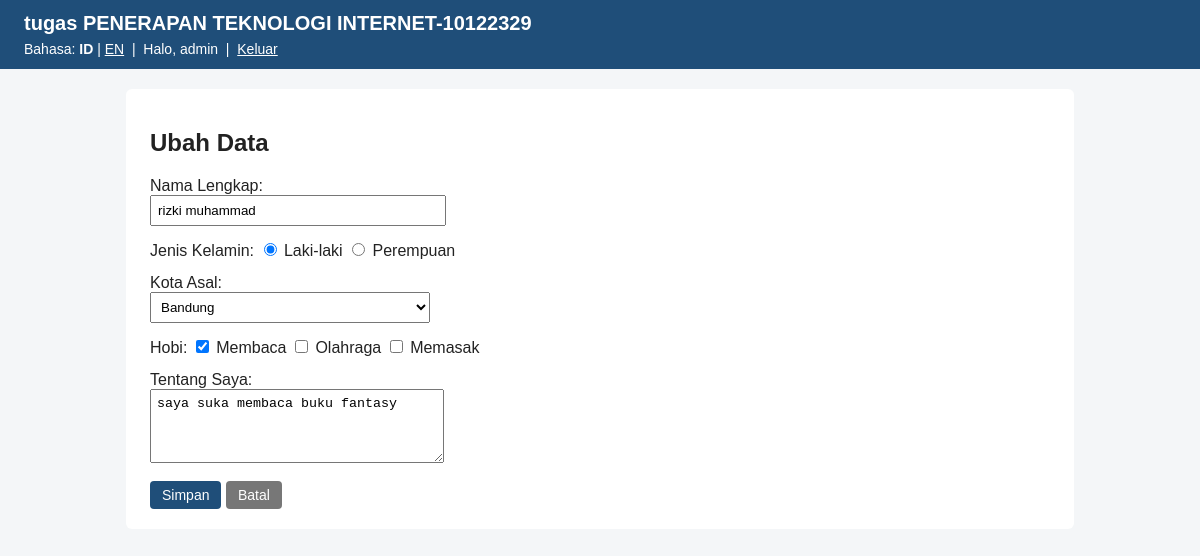
/edit.php?id=2 (signed in), run on the app's committed database.
### tables this page shows
CREATE TABLE `pendaftar` (
  `id` int(11) NOT NULL,
  `nama_lengkap` varchar(100) NOT NULL,
  `jenis_kelamin` enum('Laki-laki','Perempuan') NOT NULL,
  `kota_asal` varchar(50) NOT NULL,
  `hobi` set('Membaca','Olahraga','Memasak') DEFAULT NULL,
  `tentang_saya` text DEFAULT NULL,
  `created_at` timestamp NOT NULL DEFAULT current_timestamp()
);

### edit.php (called while the page is built, shortened)
<?php
require 'helper.php';
$id = filter_var($_GET['id'] ?? null, FILTER_VALIDATE_INT, ['options' => ['min_range' => 1]]);
$stmt = mysqli_prepare($conn, 'SELECT * FROM pendaftar WHERE id = ?');
mysqli_stmt_bind_param($stmt, 'i', $id);
mysqli_stmt_execute($stmt);
$row = mysqli_fetch_assoc(mysqli_stmt_get_result($stmt));
$data = [
    'nama_lengkap'  => $row['nama_lengkap'],
    'jenis_kelamin' => $row['jenis_kelamin'],
    'kota_asal'     => $row['kota_asal'],
    'hobi'          => $row['hobi'] ? explode(',', $row['hobi']) : [],
    'tentang_saya'  => $row['tentang_saya'],
];
include '_form.php';

### _form.php (the view, shortened to what this page needs)
<form method="POST" novalidate>
    <p class="baris">
        <label for="nama"><?= e(t('nama')) ?>:</label><br>
        <input type="text" id="nama" name="nama_lengkap" value="<?= e($data['nama_lengkap']) ?>">
    </p>
    <p class="baris">
        <?= e(t('jk')) ?>:
        <?php foreach (['Laki-laki', 'Perempuan'] as $opsi): ?>
            <label>
                <input type="radio" name="jenis_kelamin" value="<?= e($opsi) ?>"
                    <?= $data['jenis_kelamin'] === $opsi ? 'checked' : '' ?>>
                <?= e(t('jk_' . $opsi)) ?>
            </label>
        <?php endforeach; ?>
    </p>
    <p class="baris">
        <label for="kota"><?= e(t('kota')) ?>:</label><br>
        <select id="kota" name="kota_asal">
            <?php foreach (DAFTAR_KOTA as $kota): ?>
                <option value="<?= e($kota) ?>" <?= $data['kota_asal'] === $kota ? 'selected' : '' ?>>
                    <?= e($kota) ?>
                </option>
            <?php endforeach; ?>
        </select>
    </p>
    <p class="baris">
        <?= e(t('hobi')) ?>:
        <?php foreach (DAFTAR_HOBI as $opsi): ?>
            <label>
                <input type="checkbox" name="hobi[]" value="<?= e($opsi) ?>"
                    <?= in_array($opsi, $data['hobi'], true) ? 'checked' : '' ?>>
                <?= e(t('hobi_' . $opsi)) ?>
            </label>
        <?php endforeach; ?>
    </p>
    <p class="baris">
        <label for="tentang"><?= e(t('tentang')) ?>:</label><br>
        <textarea id="tentang" name="tentang_saya" rows="4"><?= e($data['tentang_saya']) ?></textarea>
    </p>
    <button type="submit" class="btn"><?= e(t('simpan')) ?></button>
    <a href="index.php" class="btn abu"><?= e(t('batal')) ?></a>
</form>

### helper.php (style rules this page uses)
body { font-family: Arial, sans-serif; margin: 0; background: #f4f6f8; color: #222; }
.btn { display: inline-block; padding: 6px 12px; background: #1f4e79; color: #fff; border: 0; border-radius: 4px; text-decoration: none; cursor: pointer; font-size: 14px; }
.btn.abu { background: #777; }
p.baris { margin: 14px 0; }
input[type=text], input[type=password], select, textarea { padding: 6px; width: 280px; max-width: 100%; }

### data on the page
pendaftar: nama_lengkap "rizki muhammad", jenis_kelamin "☑ Laki-laki", jenis_kelamin "Laki-laki", jenis_kelamin "☐ Perempuan", tentang_saya "saya suka membaca buku fantasy"

### other printed values
t('bahasa') "Bahasa"
t('halo') "Halo"
$_SESSION['username'] "admin"
t('keluar') "Keluar"
$judul "Ubah Data"
t('nama') "Nama Lengkap"
t('jk') "Jenis Kelamin"
t('jk_' . $opsi) "Perempuan"
t('kota') "Kota Asal"
t('hobi') "Hobi"
t('hobi_' . $opsi) "Membaca"
t('hobi_' . $opsi) "Olahraga"
t('hobi_' . $opsi) "Memasak"
t('tentang') "Tentang Saya"
t('simpan') "Simpan"
